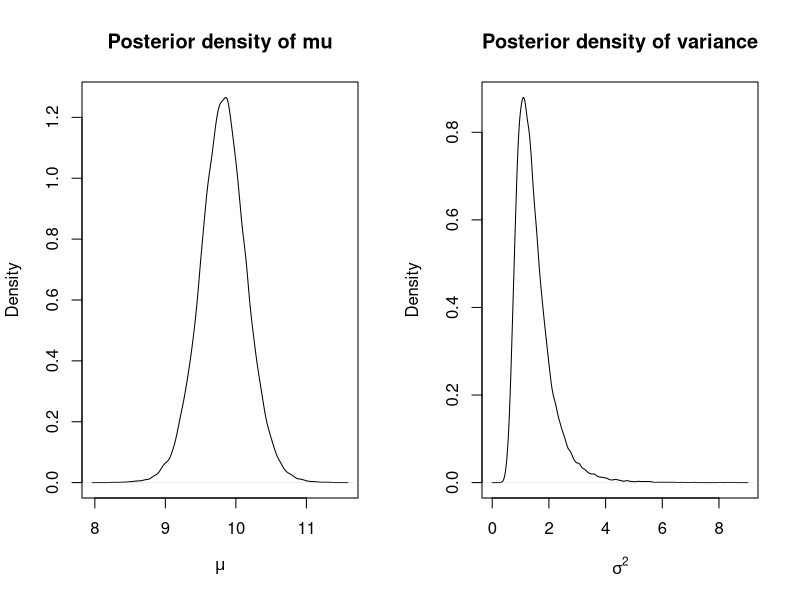

This figure's R source:
set.seed(2026)

x <- c(8.4, 10.1, 9.7, 11.2, 10.5,
       9.1, 10.8, 11.0, 9.6, 10.3)

n <- length(x)
xbar <- mean(x)
SS <- sum((x - xbar)^2)
B <- 50000

simulate_posterior_with_50000 <- function(mu0, p0, nu0, SS0) {
  pn <- p0 + n
  mun <- (p0 * mu0 + n * xbar) / pn
  nun <- nu0 + n
  SSN <- SS0 + SS + p0 * n / pn * (xbar - mu0)^2


  sigma2 <- 1 / rgamma(
    B, shape = nun / 2, rate = SSN / 2
  )

  mu <- rnorm(
    B, mean = mun, sd = sqrt(sigma2 / pn)
  )

  list(mu = mu, sigma2 = sigma2)
}

original <- simulate_posterior_with_50000(
  mu0 = 9, p0 = 3, nu0 = 4, SS0 = 8
)

#part c eastimating the posterior

mean(original$mu)
mean(original$mu > 10)
quantile(original$mu, c(0.025, 0.975)) 


#part d with original priors
mean(original$sigma2)
quantile(original$sigma2, c(0.025, 0.975))

par(mfrow = c(1, 2))

plot(density(original$mu),
     main = "Posterior density of mu",
     xlab = expression(mu))

plot(density(original$sigma2, from = 0),
     main = "Posterior density of variance",
     xlab = expression(sigma^2)) 


#part e with weak priors
weak <- simulate_posterior_with_50000(
  mu0 = 0, p0 = 0.01,
  nu0 = 0.01, SS0 = 0.01
)

mean(weak$mu)
mean(weak$mu > 10)
quantile(weak$mu, c(0.025, 0.975))

mean(weak$sigma2)
quantile(weak$sigma2, c(0.025, 0.975)) 
